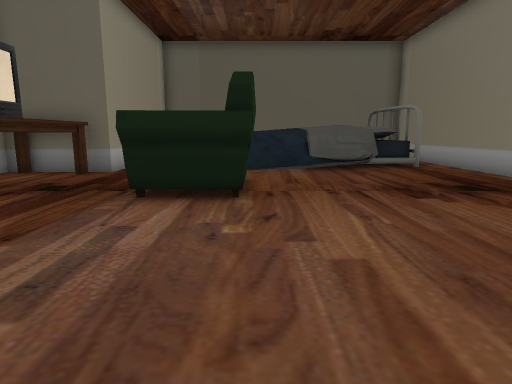
view 1 (above)

18 first-person views from a walk through a 3-D level made in the Godot game engine. The camera is 1.3 m above the floor, tilts 10° down and sees 75° across. The floor is counted in squares, 1 m on a side. Each view is taken from the middle of a square. On the plan, view 1 faces up. The plan holds only what a view shows up to about 14 squares ahead; the rest is blank. The place goes on beyond the plan. Some surface patterns are stand-ins.

view 2
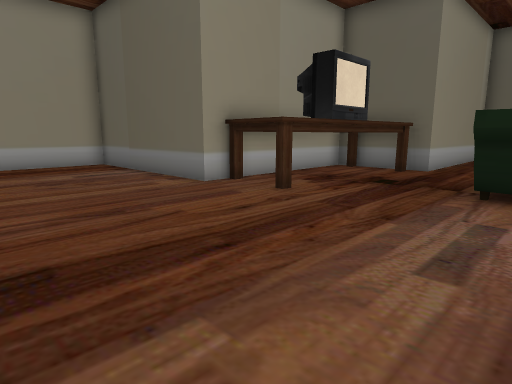

view 3
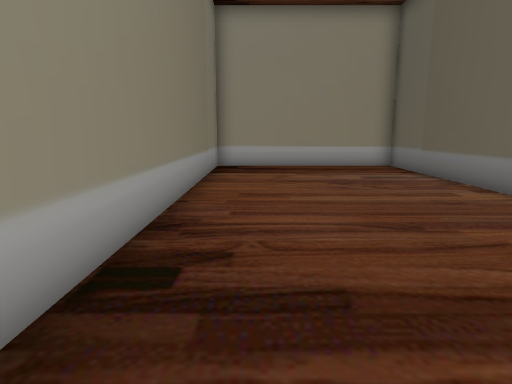

view 4
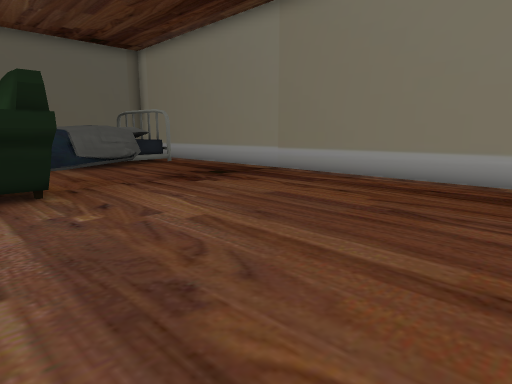

view 5
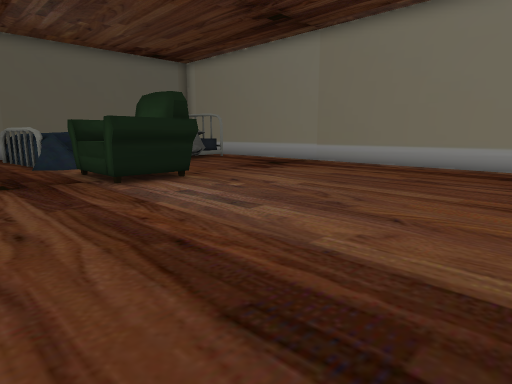

view 6
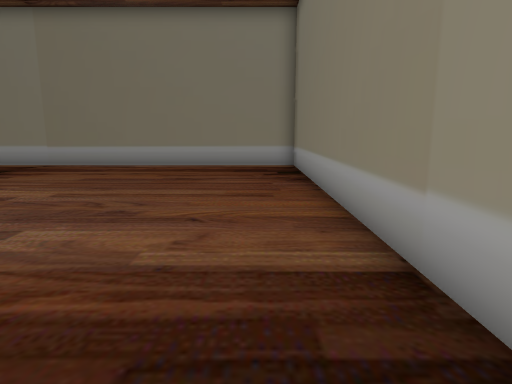

view 7
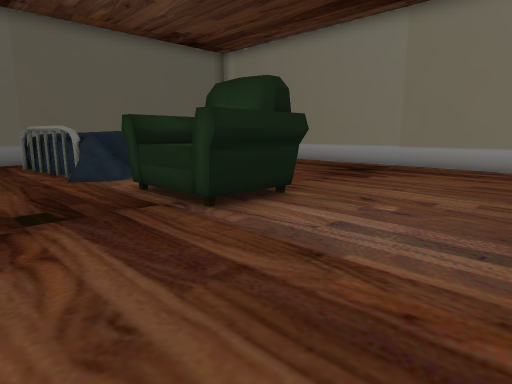

view 8
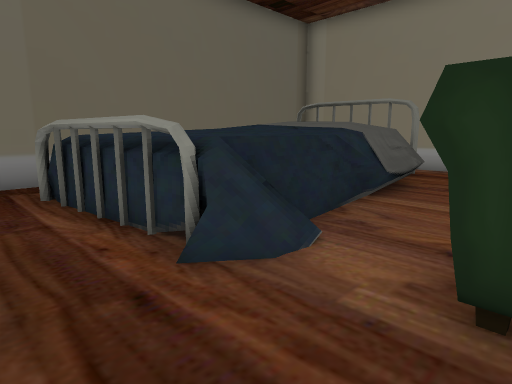

view 9
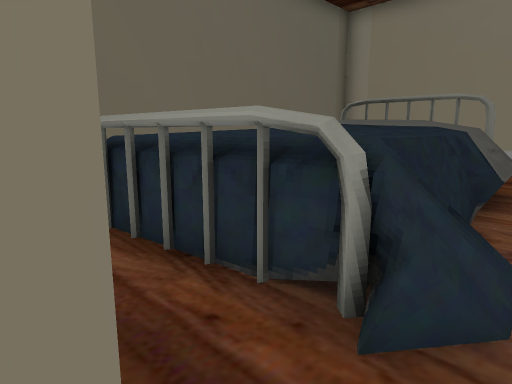

view 10
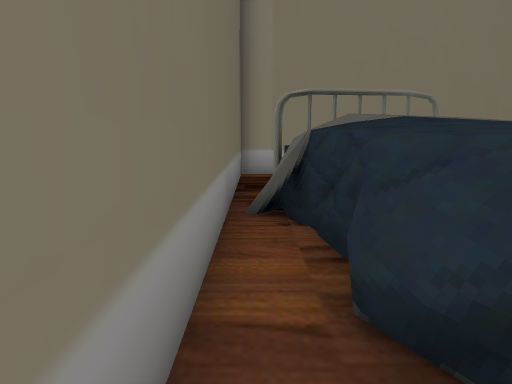

view 11
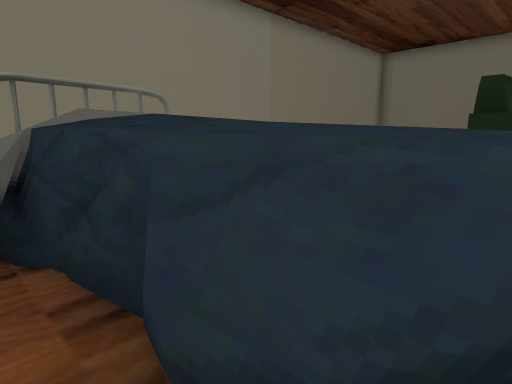

view 12
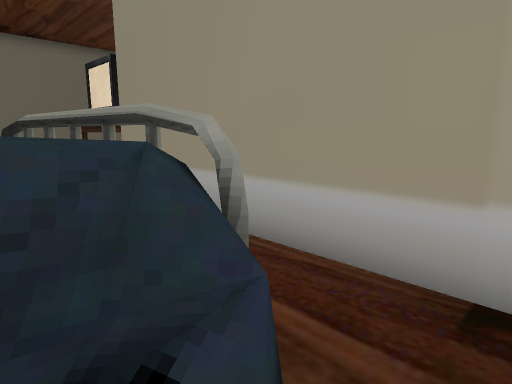

view 13
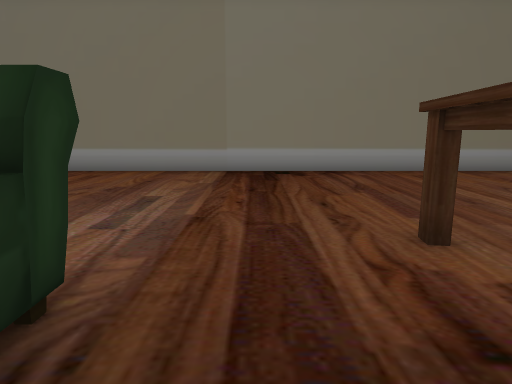

view 14
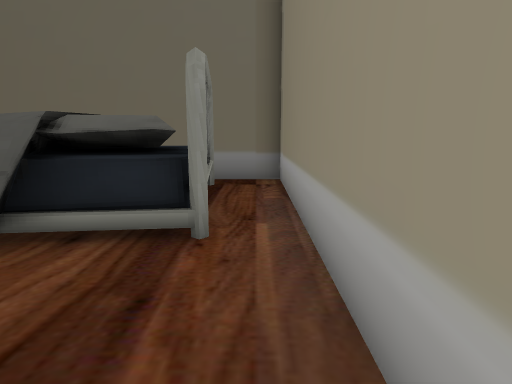

view 15
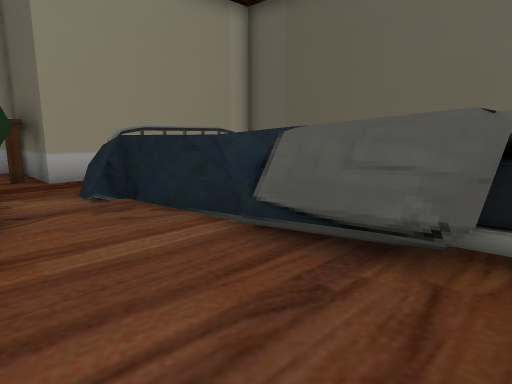

view 16
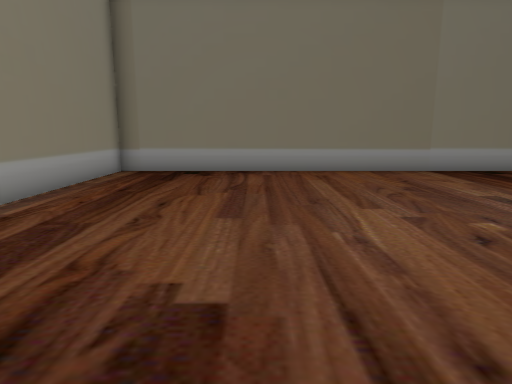

view 17
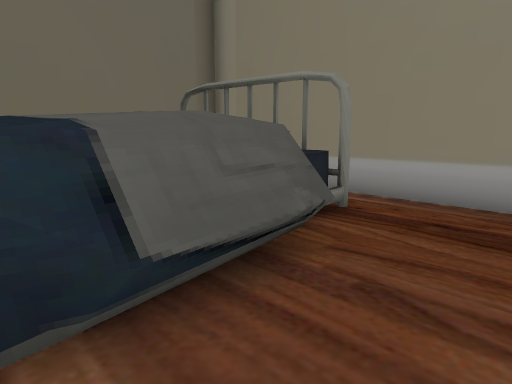

view 18
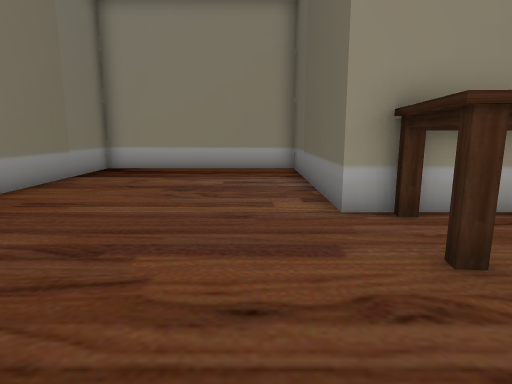

### Floor plan
Key: @ floor where view 1 was taken; # wall or solid block; x gap in a wall; . floor; = window, fence, low wall or low ledge; ^ raised ledge; T TV; A armchair.
Columns run from 16 left of view 1 to 8 right of it. Each row starts with its distance up from view 1.
 19            ##############
 18            #......x.....#
 17            #.#=#^^^^^^^.#
 16            #.^^^^^^^^^^.#
 15            #.^^^^^^^^^^.#
 14            #.^^^^^^^^^^.#
 13            #.^^^^^^^^^^.#
 12            #.#=^=.#=^...#
 11        ##^^.............#
 10         ^ ^...AAA.......#
  9         ^ T...AAA.......#
  8         ###...AAA.......#
  7        ## T...AAA.......#
  6        ####.............#
  5 ###########.............#
  4 #.......................#
  3 #.......................#
  2 #.......................#
  1 #.......................#
  0 #...............@.......#
 -1 #.......................#
 -2 #.......................#
 -3 #########################

Where each view was taken, in squares from view 1:
view 1: 0 up, 0 right, facing up
view 2: 1 down, 1 left, facing up-left
view 3: 1 down, 2 left, facing left
view 4: 1 down, 2 left, facing up-right
view 5: 2 down, 6 left, facing up-right
view 6: 1 down, 6 left, facing right
view 7: 2 up, 6 left, facing up-right
view 8: 9 up, 5 left, facing up-right
view 9: 11 up, 5 left, facing up-right
view 10: 18 up, 3 left, facing right
view 11: 18 up, 2 left, facing down-right
view 12: 18 up, 2 left, facing down-left
view 13: 9 up, 4 left, facing down
view 14: 9 up, 7 right, facing up
view 15: 9 up, 5 right, facing up-left
view 16: 9 up, 3 right, facing down
view 17: 10 up, 1 right, facing up-right
view 18: 3 up, 3 left, facing left
